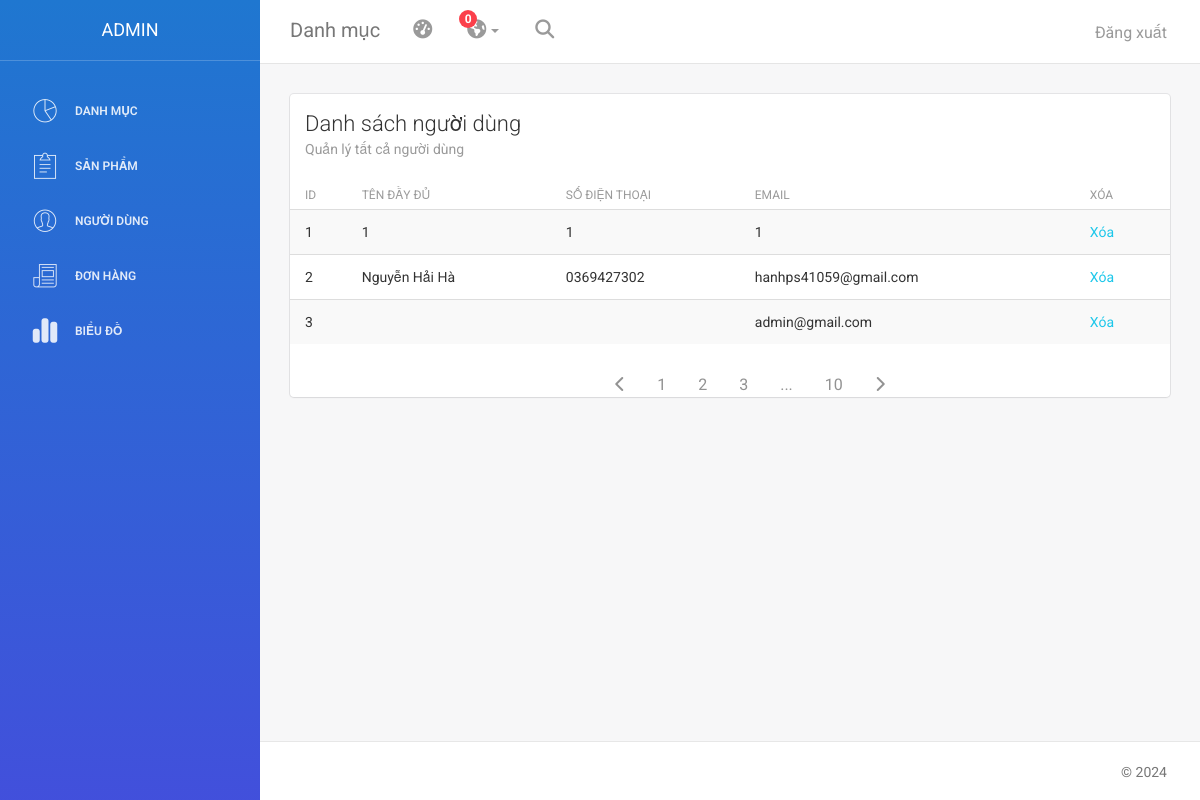
/index.php?ctrl=admin&view=user (signed in), run on the app's committed database.
### tables this page shows
CREATE TABLE `user` (
  `id_user` int(11) NOT NULL,
  `full_name` varchar(250) NOT NULL,
  `address_user` varchar(250) NOT NULL,
  `phone_user` varchar(250) NOT NULL,
  `email_user` varchar(250) NOT NULL,
  `user_name` varchar(250) NOT NULL,
  `password` varchar(250) NOT NULL,
  `role` bit(1) NOT NULL
);

### models/m_database.php (called while the page is built, shortened)
<?php
class Database
{
    private $servername = "localhost";
    private $username = "root";
    private $password = "";
    private $database = "arsenal";
    private $conn;
    public function __construct()
    {
        try {
            $this->conn = new PDO("mysql:host=$this->servername;dbname=$this->database", $this->username, $this->password);
            $this->conn->setAttribute(PDO::ATTR_ERRMODE, PDO::ERRMODE_EXCEPTION);
        } catch (PDOException $e) {
            echo "Connection failed: " . $e->getMessage();
        }
    }
    public function query($sql, $params = [])
    {
        try {
            $statement = $this->conn->prepare($sql);
            $statement->execute($params);
            return $statement;
        } catch (PDOException $e) {
            echo "Query failed: " . $e->getMessage();
            return false;
        }
    }
    public function getAll($sql, $params = [])
    {
        $statement = $this->query($sql, $params);
        if ($statement) {
            return $statement->fetchAll(PDO::FETCH_ASSOC);
        }
        return [];
    }
    public function __destruct()
    {
        $this->conn = null;
    }
}

### models/m_user.php (called while the page is built, shortened)
<?php
class User extends Database
{
    public $db;
    public function __construct()
    {
        $this->db = new Database();
    }
    public function getAllUser(){
        $sql = "SELECT * FROM user";
        return $this->db->getAll($sql);
    }
}

### viewsadmin/user.php (the view)
<div class="content">
    <div class="container-fluid">
        <div class="row">
            <div class="col-md-12">
                <div class="card">
                    <div class="header">
                        <h4 class="title">Danh sách người dùng</h4>
                        <p class="category">Quản lý tất cả người dùng</p>
                    </div>
                    <div class="content table-responsive table-full-width">
                        <table class="table table-hover table-striped">
                            <thead>
                                <tr>
                                    <th>ID</th>
                                    <th>Tên đầy đủ</th>
                                    <th>Số điện thoại</th>
                                    <th>Email</th>
                                    <th>Xóa</th>
                                </tr>
                            </thead>
                            <tbody>
                                <?php foreach ($user_list as $user) { ?>
                                    <tr>
                                        <td><?= $user['id_user'] ?></td>
                                        <td><?= $user['full_name'] ?></td>
                                        <td><?= $user['phone_user'] ?></td>
                                        <td><?= $user['email_user'] ?></td>
                                        <td>
                                            <a href="?ctrl=user&action=deleteuser&id=<?= $user['id_user'] ?>" onclick="return confirm('Bạn có chắc muốn xóa?')">Xóa</a>
                                        </td>
                                    </tr>
                                <?php } ?>
                            </tbody>
                        </table>
                    </div>
                    <ul class="pagination-list">
                                <li class="pagination-item">
                                    <a href="" class="pagination-link">
                                        <i class="fa-solid fa-chevron-left"></i>
                                    </a>
                                </li>
                                <li class="pagination-item">
                                    <a href="" class="pagination-link">1</a>
                                </li>
                                <li class="pagination-item">
                                    <a href="" class="pagination-link">2</a>
                                </li>
                                <li class="pagination-item">
                                    <a href="" class="pagination-link">3</a>
                                </li>
                                <li class="pagination-item">
                                    <a href="" class="pagination-link">...</a>
                                </li>
                                <li class="pagination-item">
                                    <a href="" class="pagination-link">10</a>
                                </li>
                                <li class="pagination-item">
                                    <a href="" class="pagination-link">
                                        <i class="fa-solid fa-chevron-right"></i>
                                    </a>
                                </li>
                            </ul>
                </div>
            </div>
        </div>
    </div>
</div>

### assets/public/stylesheets/demo.css (style rules this page uses)
.pagination-list { list-style: none; display:flex; justify-content: center; }
.pagination-link { text-decoration: none; font-size: 1.6rem; color:#929292; min-width: 40px; height: 30px; padding: 10px 16px; }

### data on the page
user: id_user "1", full_name "1", phone_user "1", email_user "1"
user: id_user "2", full_name "Nguyễn Hải Hà", phone_user "0369427302", email_user "hanhps41059@gmail.com"
user: id_user "3", email_user "admin@gmail.com"
